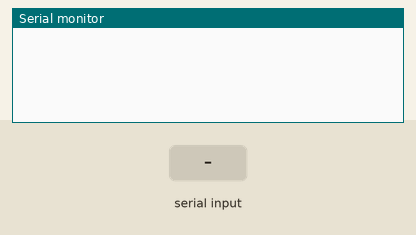
Recording of a sketch running on a simulated Arduino Uno, built with avr-gcc and run on an emulated ATmega328P. Parts: the last lines printed to the serial monitor. Inputs (shaded band) come from the test bench.

Above: at 1.2 s.
1.3 s: "90,45\n" received over Serial
At 1.9 s:
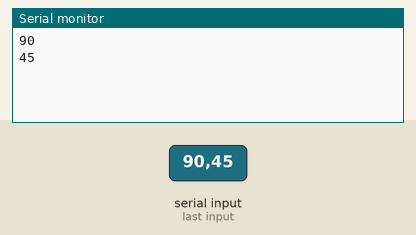
2.8 s: "30,150\n" received over Serial
At 4.9 s:
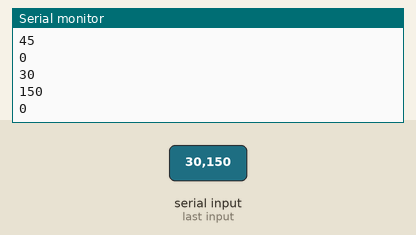
Timing chart, 0 to 6.4 s (numbered marks = the images above; inputs shaded):
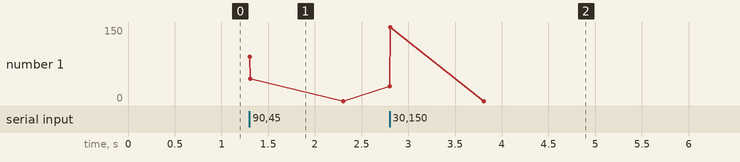

The sketch:

serialtestreadard.ino
```cpp
#include <math.h>

int incomingByte = 0; // for incoming serial data
int num = 0; //storing read number
int test = 0;
int readings[4];
int inc = 0;


void setup() {
  Serial.begin(9600); // opens serial port, sets data rate to 9600 bps

}

void printParse()
{
  if (Serial.available() > 0)
  {
    // read the incoming byte:
    incomingByte = Serial.read();

    //incomingByte is read as an ascii value, 13 is carriage return, 10 is newline
    switch(incomingByte)
    {
      case 13:
      Serial.print("readin: ");
      Serial.println(num);
      num = 0;
      break;
      case 10:
      break;
      default:
      num = num*10 + (incomingByte - 48);
    }
  }
}

void intRead()
{
  if(Serial.available() > 0)
  {
    Serial.println(Serial.parseInt(SKIP_ALL));
  }

}
void loop() {
  intRead();


}
```

Measured:
- after the input at 1.3 s, the serial monitor: prints a new line at once (image 1)
- after the input at 2.8 s, the serial monitor: prints a new line at once (image 2)
